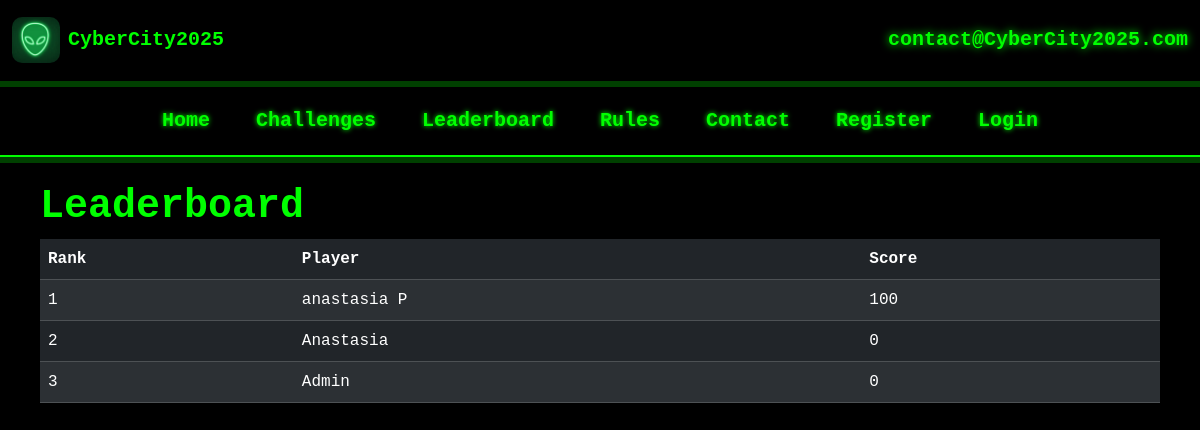
The page /leaderboard on the database as committed earlier.
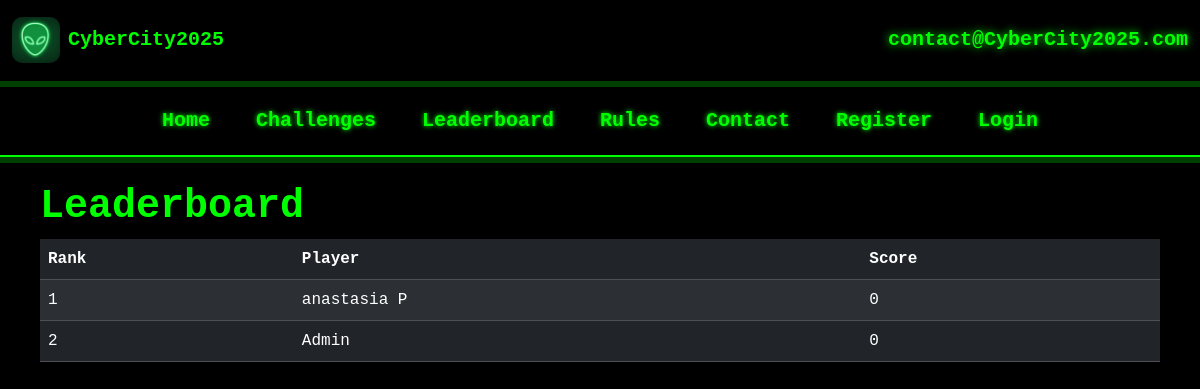
The same page on the database as committed later.
### models.py (models this page shows, shortened)
class User(UserMixin, db.Model):
    id = db.Column(db.Integer, primary_key=True)
    email_address = db.Column(db.String(255), unique=True)
    name = db.Column(db.String(255))
    password_hash = db.Column(db.String(255))
    user_level = db.Column(db.Integer)
    score = db.Column(db.Integer, default=0)
    active = db.Column(db.Boolean)

### app.py (the view)
@app.route('/leaderboard')
def leaderboard():
    users = User.query.order_by(User.score.desc()).limit(10).all()
    return render_template("leaderboard.html", title="Leaderboard", users=users, user=current_user)

### templates/leaderboard.html
{% extends "base.html" %}
{% block rowOneContent %}
<h1 style="color: #00FF00; font-family: monospace; font-weight: bold;">Leaderboard</h1>
<table class="table table-dark table-striped" style="color: #00FF00; font-family: monospace;">
  <thead>
    <tr>
      <th>Rank</th>
      <th>Player</th>
      <th>Score</th>
    </tr>
  </thead>
  <tbody>
    {% for user in users %}
    <tr>
      <td>{{ loop.index }}</td>
      <td>{{ user.name }}</td>
      <td>{{ user.score }}</td>
    </tr>
    {% endfor %}
  </tbody>
</table>
{% endblock %}

### templates/base.html (shortened to what this page needs)
<!DOCTYPE html>
<html lang="en">
<head>
  <link rel="stylesheet" href="/static/css/bootstrap.css" />
  <link rel="stylesheet" href="/static/site.css" />
</head>
<body>
  <section class="section-above-navbar"
    style="background-color: #000; padding: 10px 0; height: 80px; margin-bottom: 1px;">
    <div class="container-fluid h-100">
      <div class="row align-items-center justify-content-between h-100">
        <div class="col-md-auto d-flex align-items-center">
          <img src="/static/images/logo1.png" alt="Logo" class="img-fluid" style="max-width: 4vw; height: auto; filter: brightness(1) invert(0);" />
          <p class="fs-5 mb-0 ms-2" style="color: #00FF00; font-family: monospace; font-weight: bold;">CyberCity2025</p>
        </div>
        <div class="col-md-auto">
         <p class="fs-5 mb-0 text-end" style="color: #00FF00; font-family: 'Courier New', Courier, monospace; font-weight: 600; text-shadow: 0 0 8px #00FF00;">
  contact@CyberCity2025.com
</p>
        </div>
      </div>
    </div>
  </section>
  <hr class="horizontal-line" />
 <nav class="navbar navbar-expand-lg">
  <div class="container-fluid">
    <div class="collapse navbar-collapse justify-content-center" id="navbarNavAltMarkup">
      <div class="navbar-nav text-center">
        <a class="nav-link active" aria-current="page" href="/">Home</a>
        <a class="nav-link" href="/challenges">Challenges</a>
        <a class="nav-link" href="/leaderboard">Leaderboard</a>
        <a class="nav-link" href="/rules">Rules</a>
        <a class="nav-link" href="/contact">Contact</a>
        {% if user.is_anonymous %}
          <a class="nav-link" href="/register">Register</a>
          <a class="nav-link" href="/login">Login</a>
        {% endif %}
      </div>
    </div>
  </div>
</nav>
  <hr class="horizontal-line" />
  <div class="container-fluid" style="padding: 20px 40px;">
    <div class="row">
      <div class="col">
        {% block rowOneContent %}{% endblock %}
      </div>
    </div>
  </div>
</body>
</html>

### static/site.css (style rules this page uses)
body { background-color: #000000; color: #00FF00; font-family: 'Courier New', Courier, monospace; margin: 0; padding: 0; }
h1, h2, h3, p, ul, li { color: #00FF00; }
.navbar { background-color: #000000 !important; height: 70px !important; display: flex; justify-content: center; border-bottom: 2px solid #00FF00; }
.navbar a.nav-link { color: #00FF00 !important; font-size: 20px !important; margin: 0 15px; transition: all 0.3s ease; text-shadow: 0 0 5px #00FF00; font-weight: 600; }
.horizontal-line { border-top: 3px solid #00FF00; border-bottom: 3px solid #00FF00; color: #00FF00; margin: 0; }
img { max-width: 100%; height: auto; border-radius: 10px; }
a { color: #00FF00; text-decoration: none; font-weight: 600; }

Rows that differ between the two databases and show on the page:
removed User: name "Anastasia", score "0"
changed User "anastasia P": score "100" → "0"
